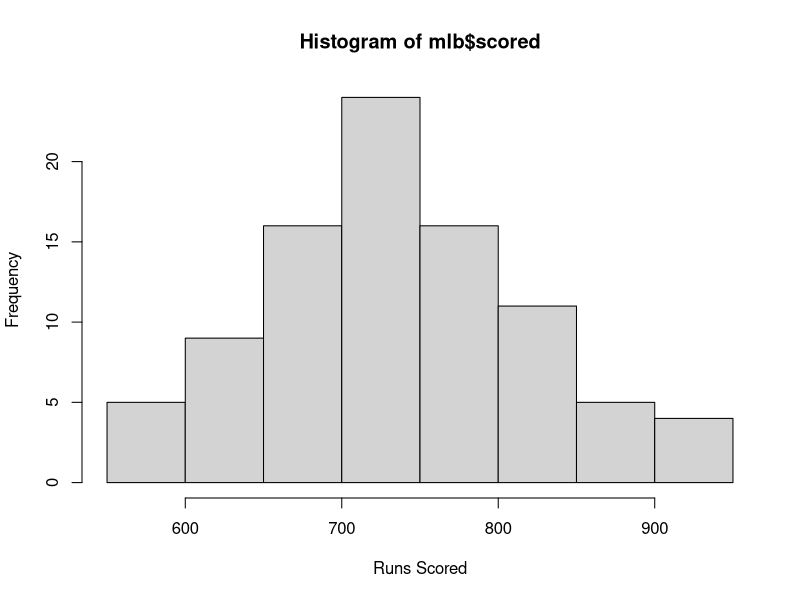
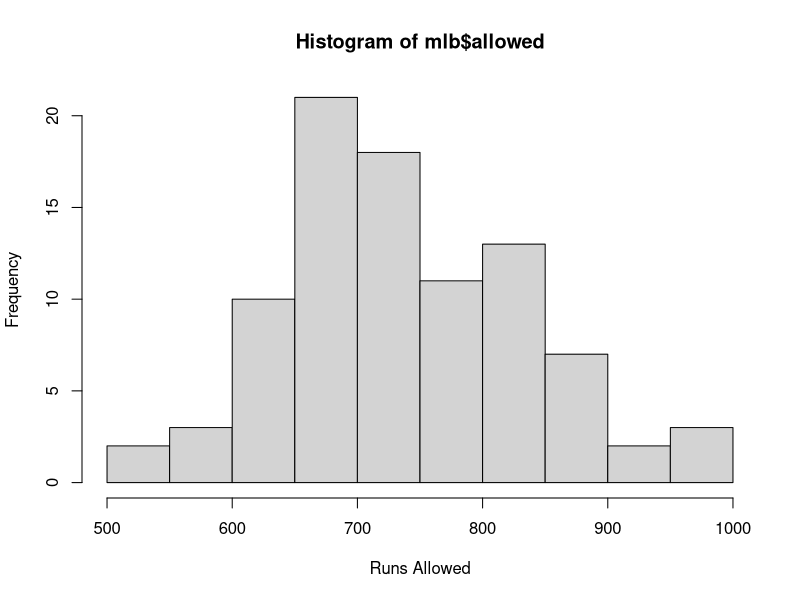
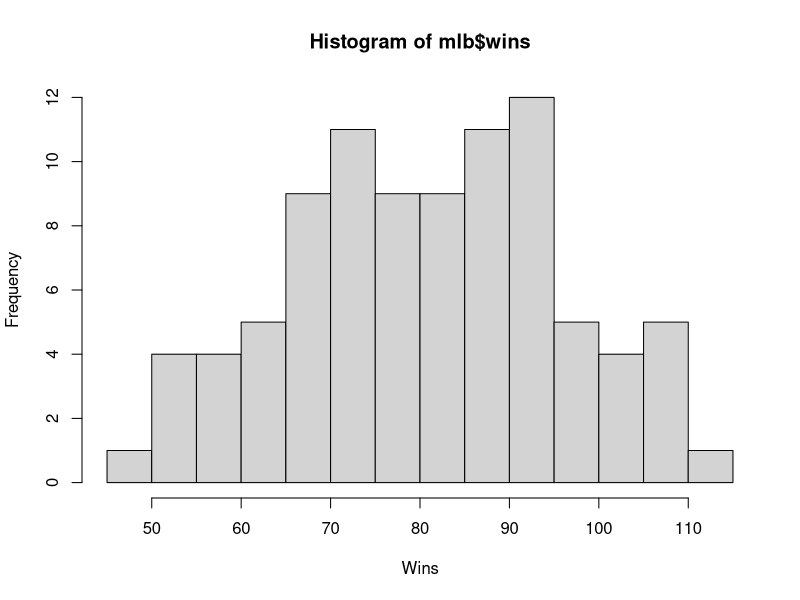
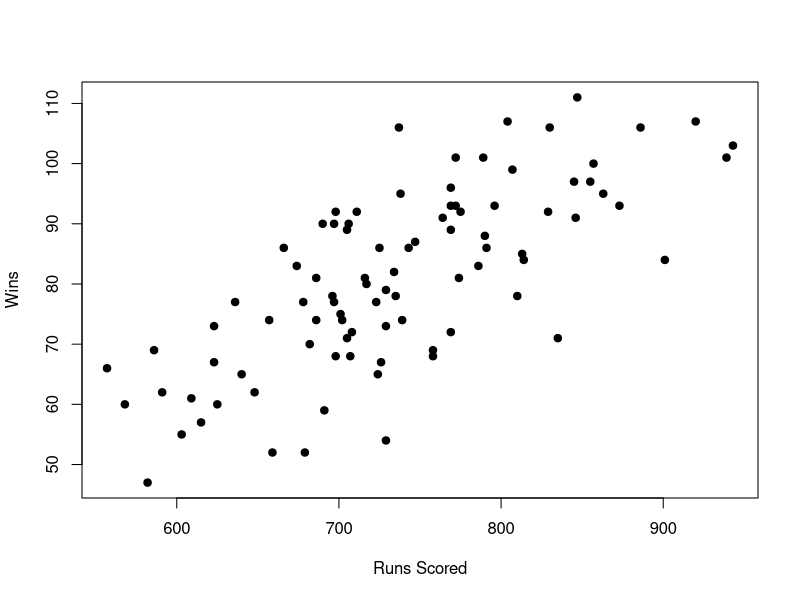
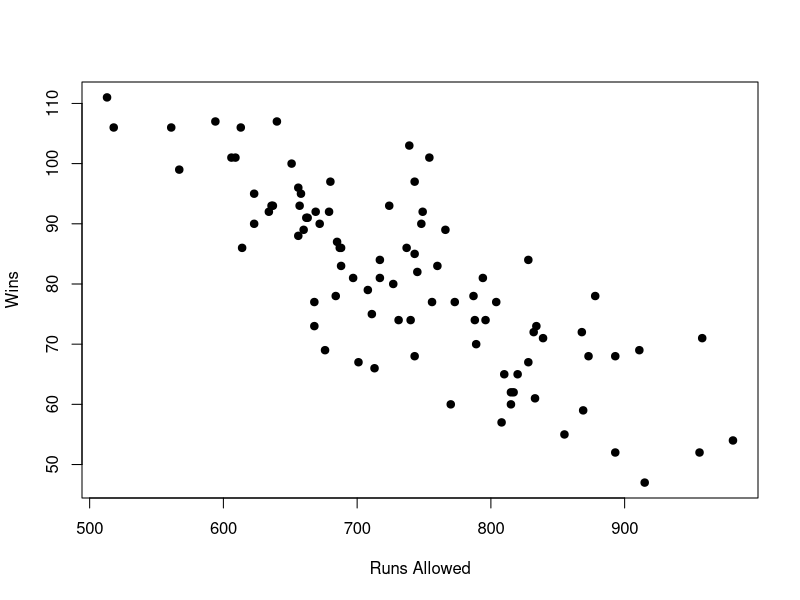
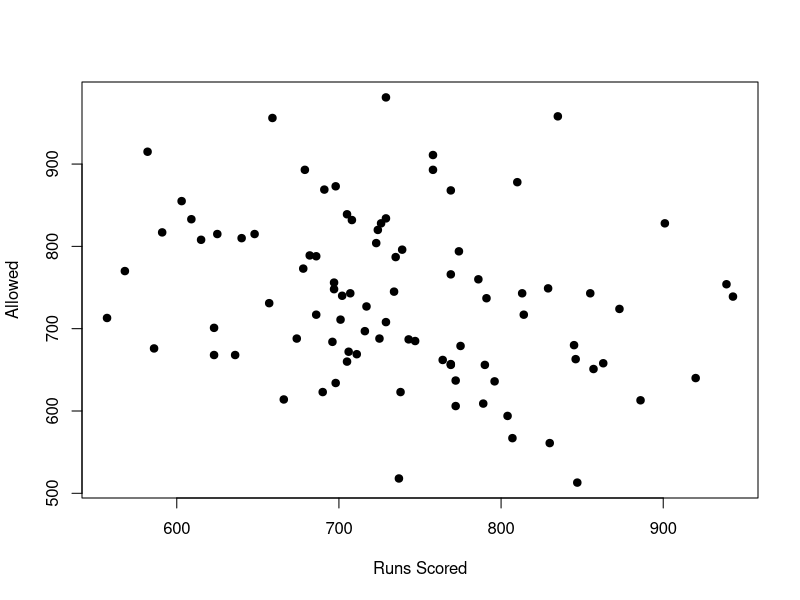
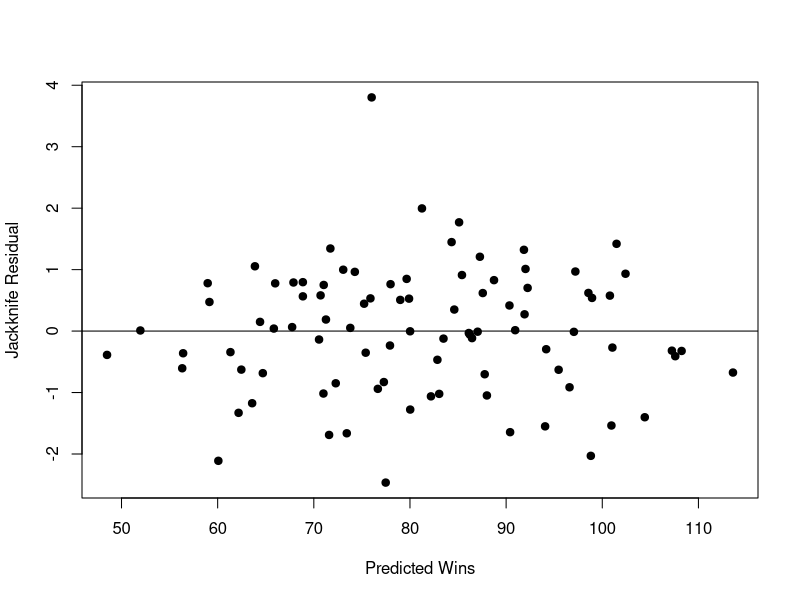
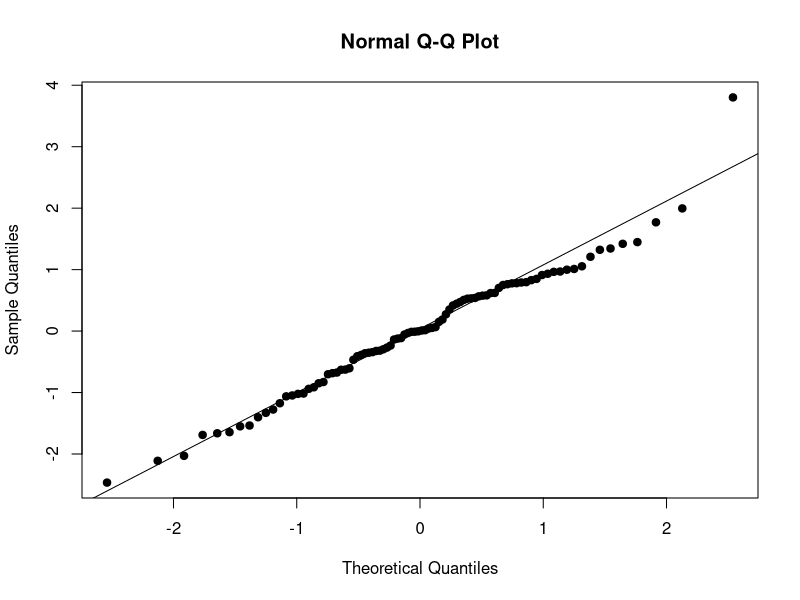

Source code (R) for these figures, in order:
## ------------------------------------------------------------------
mlb = read.table("mlb_standings.csv", header = TRUE, sep = ",")


## ------------------------------------------------------------------
hist(mlb$scored, xlab = "Runs Scored")      # Runs scored
hist(mlb$allowed, xlab = "Runs Allowed")    # Runs allowed
hist(mlb$wins, breaks = 12, xlab = "Wins")  # Wins


## ------------------------------------------------------------------
plot(mlb$scored, mlb$wins, pch = 19, xlab = "Runs Scored", ylab = "Wins")        # Wins vs. runs scored
plot(mlb$allowed, mlb$wins, pch = 19, xlab = "Runs Allowed", ylab = "Wins")      # Wins vs. runs allowed
plot(mlb$scored, mlb$allowed, pch = 19, xlab = "Runs Scored", ylab = "Allowed")  # Wins vs. runs allowed


## ------------------------------------------------------------------
model = lm(wins ~ scored + allowed, data = mlb)


## ------------------------------------------------------------------
require(MASS)

# Predictions and residuals
mlb$pred = predict(model) # Predictions
mlb$residuals = residuals(model) # Residuals

# Standardized residuals
mlb$stand_res = residuals(model)/sigma(model) # Divide residual by residual standard error

# Studentized residuals
mlb$stud_res = stdres(model)

# Jackknife residuals
mlb$jackknife = rstudent(model)


## ------------------------------------------------------------------
mlb$pred = predict(model)
plot(mlb$pred, mlb$jackknife, pch = 19, xlab = "Predicted Wins", ylab = "Jackknife Residual")
abline(a=0, b=0)


## ------------------------------------------------------------------
qqnorm(mlb$jackknife, pch = 19)
qqline(mlb$jackknife)  # Puts the diagonal line on the plot


## ------------------------------------------------------------------
shapiro.test(mlb$jackknife)


## ------------------------------------------------------------------
mlb$cook = cooks.distance(model)
plot(mlb$cook, xlab = "Observation", ylab = "Cook's Distance", type = "h")
abline(a = 4/90, b = 0)


## ------------------------------------------------------------------
mlb$inf_pt = ifelse(mlb$cook > 4/90, 1, 0)
s = mlb[which(mlb$inf_pt == 0), ]
model2 = lm(wins ~ scored + allowed, data = s)
summary(model2)

